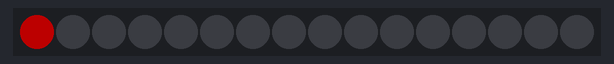
Simulated run of this program. Board: Raspberry Pi Pico running CircuitPython. On the bench: 16 RGB LEDs in strip order, left to right. Dim RGB values are drawn brighter than linear; what the program prints to the serial console is not drawn.

Above: at 0.1 s.
At 3.1 s:
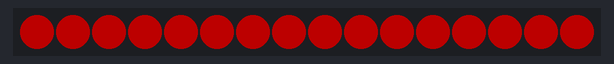
At 5.12 s:
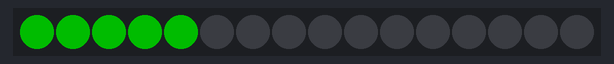
At 7.3 s:
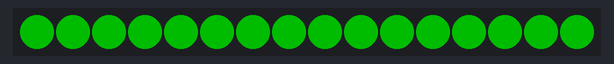
At 9.34 s:
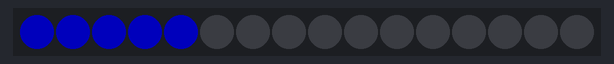
At 11.5 s:
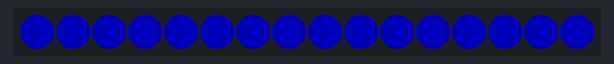

The program:

code.py
```python
"""
LEVEL 14 - NeoPixel Matrix 4x4 - Základní postupné rozsvěcování

ZAPOJENÍ OBVODU:
NeoPixel matrix 4x4 připojte:
- VCC k 3V3 nebo 5V (podle specifikace matice)
- GND k zemi (GND)
- DIN (Data Input) k GP18

POZNÁMKA: NeoPixel matrix může potřebovat externí napájení při plném jasu.
Pro testování a nižší jas by mělo stačit napájení z Pico.

JAK FUNGUJE NEOPIXEL:
NeoPixel (WS2812) jsou adresovatelné RGB LED diody uspořádané v matici.
Každá LED má svůj index (0-15) a můžeme ji ovládat nezávisle.
Matrix 4x4 = 16 LED diod, které rozsvěcujeme postupně jedna po druhé.

V tomto příkladu postupně rozsvítíme všechny LED:
1. Nejprve červeně (LED 0-15)
2. Pak zeleně (LED 0-15)
3. Pak modře (LED 0-15)
4. A opakujeme od začátku

NOVÉ KONCEPTY:
- Adresovatelné RGB LED (NeoPixel/WS2812)
- Postupné ovládání jednotlivých LED
- RGB barvy (255, 0, 0) = červená
- Cyklické opakování sekvence
"""

# import knihoven pro práci s hardware
import board        # přístup k pinům a hardware zařízení
import neopixel     # knihovna pro NeoPixel LED
import time         # funkce pro čekání a práci s časem

# konfigurace NeoPixel matrix 4x4
NEOPIXEL_PIN = board.GP18     # pin pro data signál
NUM_PIXELS = 16               # počet LED v matici (4x4 = 16)
BRIGHTNESS = 0.3              # jas (0.0 - 1.0, pozor na spotřebu!)

# vytvoření NeoPixel objektu
pixels = neopixel.NeoPixel(NEOPIXEL_PIN, NUM_PIXELS, brightness=BRIGHTNESS, auto_write=False)

# definice barev (R, G, B) - hodnoty 0-255
RED = (255, 0, 0)      # červená
GREEN = (0, 255, 0)    # zelená
BLUE = (0, 0, 255)     # modrá
BLACK = (0, 0, 0)      # černá (vypnuto)

# seznam barev pro cyklování
COLORS = [RED, GREEN, BLUE]
COLOR_NAMES = ["Červená", "Zelená", "Modrá"]

def clear_all():
    """Vypne všechny LED"""
    pixels.fill(BLACK)
    pixels.show()

def light_pixel(index, color):
    """Rozsvítí jednu LED na daném indexu"""
    pixels[index] = color
    pixels.show()

print("🌈 NEOPIXEL MATRIX 4x4 - Postupné rozsvěcování")
print("LED se rozsvěcují postupně jedna po druhé")
print("Pořadí barev: Červená → Zelená → Modrá → opakování")


# hlavní smyčka
while True:
    # Projdi všechny barvy
    for color_index, color in enumerate(COLORS):
        color_name = COLOR_NAMES[color_index]
        print(f"🎨 {color_name} - rozsvěcuji LED 0-15...")

        # Nejprve vypni všechny LED
        clear_all()

        # Postupně rozsvěcuj všechny LED aktuální barvou
        for pixel_index in range(NUM_PIXELS):
            light_pixel(pixel_index, color)
            print(f"  LED {pixel_index:2d}: ■")
            time.sleep(0.2)  # pauza mezi LED (200ms)

        # Krátká pauza na konci barvy
        print(f"  ✅ Všech 16 LED {color_name.lower()}")
        time.sleep(1)

    print("🔄 Opakuji od začátku...\n")
```

Measured:
- by itself, everything shown: repeats every 12.7 s, in 48 steps
- what the display in image 1 shows lasts 1.2 s, from 3.0 s to 4.2 s
